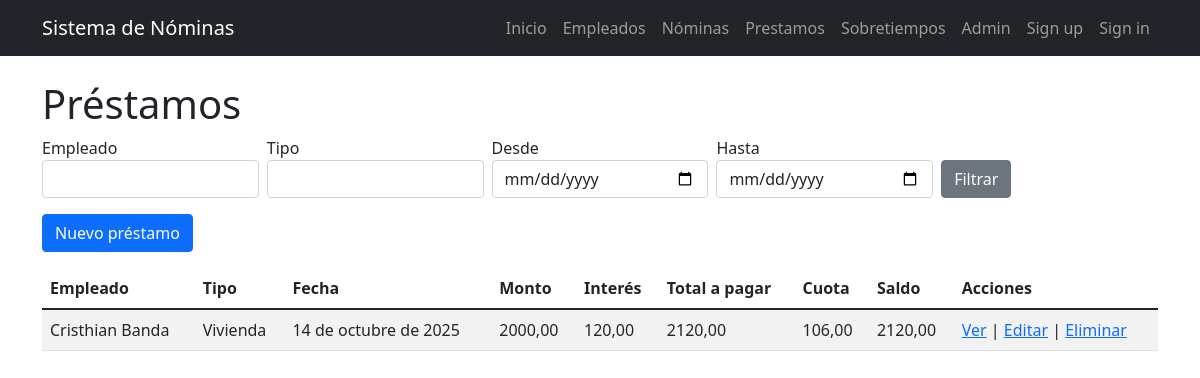
/prestamos/prestamo_list, run on the app's committed database.
### prestamo/models.py (models this page shows, shortened)
class Prestamo(models.Model):
    empleado = models.ForeignKey(Empleado, on_delete=models.CASCADE)
    tipo_prestamo = models.ForeignKey(TipoPrestamo, on_delete=models.CASCADE)
    fecha_prestamo = models.DateField()
    monto = models.DecimalField(max_digits=10, decimal_places=2)
    interes = models.DecimalField(max_digits=10, decimal_places=2)
    monto_pagar = models.DecimalField(max_digits=10, decimal_places=2)
    numero_cuotas = models.PositiveIntegerField(default=1)
    cuota_mensual = models.DecimalField(max_digits=10, decimal_places=2, editable=False)
    saldo = models.DecimalField(max_digits=10, decimal_places=2, editable=False)

class TipoPrestamo(models.Model):
    descripcion = models.CharField(max_length=100)
    tasa = models.IntegerField(default=0)

### nomina/models.py (models this page shows, shortened)
class Empleado(models.Model):
    cedula = models.CharField(
        max_length=10,
        unique=True,
        validators=[
            RegexValidator(
                regex=r'^\d{10}$',
                message='La cédula debe tener exactamente 10 dígitos numéricos.'
            )
        ],
        help_text='Cédula ecuatoriana de 10 dígitos'
    )
    nombre = models.CharField(max_length=100)
    sueldo = models.DecimalField(max_digits=10, decimal_places=2,validators=[MinValueValidator(0, 'El sueldo no puede ser negativo.')])
    departamento = models.CharField(max_length=100)
    cargo = models.CharField(max_length=100)

### prestamo/views.py (the view)
# urls.py: path('prestamo_list', views.prestamo_list, name='prestamo_list'),
def prestamo_list(request):
    prestamos = Prestamo.objects.all()
    paginator = Paginator(prestamos, 10)
    page_number = request.GET.get("page")
    page_obj = paginator.get_page(page_number)
    return render(request, "prestamos/prestamo_list.html", {"page_obj": page_obj})

### prestamo/templates/prestamos/prestamo_list.html (shortened to what this page needs)
{% extends 'nomina/base.html' %}
{% block content %}
<h1>Préstamos</h1>
<form method="get" class="mb-3">
  <div class="row g-2">
    <div class="col">
      <label>Empleado</label>
      <input type="number" name="empleado" value="{{ request.GET.empleado }}" class="form-control">
    </div>
    <div class="col">
      <label>Tipo</label>
      <input type="number" name="tipo" value="{{ request.GET.tipo }}" class="form-control">
    </div>
    <div class="col">
      <label>Desde</label>
      <input type="date" name="desde" value="{{ request.GET.desde }}" class="form-control">
    </div>
    <div class="col">
      <label>Hasta</label>
      <input type="date" name="hasta" value="{{ request.GET.hasta }}" class="form-control">
    </div>
    <div class="col d-flex align-items-end">
      <button type="submit" class="btn btn-secondary">Filtrar</button>
    </div>
  </div>
</form>
<a href="{% url 'prestamos:create' %}" class="btn btn-primary mb-3">Nuevo préstamo</a>
<table class="table table-striped">
  <thead>
    <tr>
      <th>Empleado</th>
      <th>Tipo</th>
      <th>Fecha</th>
      <th>Monto</th>
      <th>Interés</th>
      <th>Total a pagar</th>
      <th>Cuota</th>
      <th>Saldo</th>
      <th>Acciones</th>
    </tr>
  </thead>
  <tbody>
    {% for p in page_obj %}
    <tr>
      <td>{{ p.empleado.nombre }}</td>
      <td>{{ p.tipo_prestamo.descripcion }}</td>
      <td>{{ p.fecha_prestamo }}</td>
      <td>{{ p.monto }}</td>
      <td>{{ p.interes }}</td>
      <td>{{ p.monto_pagar }}</td>
      <td>{{ p.cuota_mensual }}</td>
      <td>{{ p.saldo }}</td>
      <td>
        <a href="{% url 'prestamos:detail' p.pk %}">Ver</a> |
        <a href="{% url 'prestamos:update' p.pk %}">Editar</a> |
        <a href="{% url 'prestamos:delete' p.pk %}">Eliminar</a>
      </td>
    </tr>
    {% empty %}
    <tr><td colspan="9">No hay registros.</td></tr>
    {% endfor %}
  </tbody>
</table>
{% endblock %}

### data on the page
Prestamo: empleado.nombre "Cristhian Banda", tipo_prestamo.descripcion "Vivienda", fecha_prestamo "14 de octubre de 2025", monto "2000,00", interes "120,00", monto_pagar "2120,00", cuota_mensual "106,00", saldo "2120,00"
